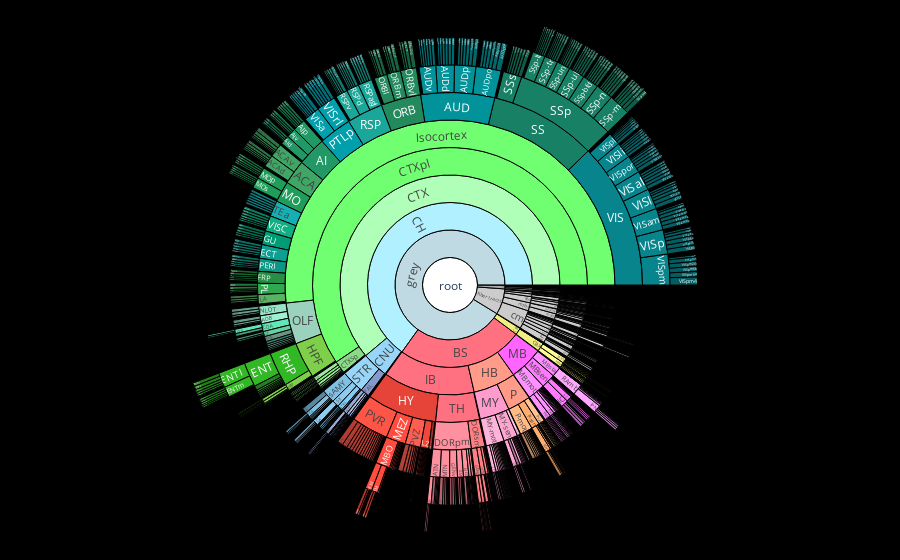

Notebook cell for this chart:
### Code cell
import json
import plotly.graph_objects as go
import pandas as pd

# Load the JSON file
with open('structures.json', 'r') as f:
    data = json.load(f)

# Read the CSV file
df = pd.read_csv('FastRefeed.csv')

# Prepare data for the tree
labels = [item['acronym'] for item in data]
parents = ['' if len(item['structure_id_path']) == 1 else next((i['acronym'] for i in data if i['id'] == item['structure_id_path'][-2])) for item in data]

# Match acronyms with count values from the CSV
counts = [df.loc[df['acronym'] == acronym, 'density (cells/mm^3)'].iloc[0] if acronym in df['acronym'].values else None for acronym in labels]

colors = ['rgb{}'.format(tuple(item['rgb_triplet'])) for item in data]

# Create a Plotly figure
fig = go.Figure(go.Sunburst(
    labels=labels,
    parents=parents,
    values=counts,  # Assign count values to the sunburst
    marker=dict(colors=colors),
    hovertemplate='<b>%{label}</b><br>density (cells/mm^3): %{value}<extra></extra>',  # Customize hover text
))

# Update the layout with black background
fig.update_layout(
    plot_bgcolor='black',
    paper_bgcolor='black',
    margin=dict(t=10, l=0, r=0, b=0)
)

fig.show()

### Figure 1 — Plotly figure (JSON) as saved in the notebook; plotly's stock layout.template omitted (floating-point values rounded to 4 significant figures; data arrays with more than 128 entries replaced by an {"elided": "..."} marker saying what was removed)
{"data": [{"hovertemplate": "<b>%{label}</b><br>density (cells/mm^3): %{value}<extra></extra>", "labels": {"elided": "1327 str values"}, "marker": {"colors": {"elided": "1327 str values"}}, "parents": {"elided": "1327 str values"}, "values": {"elided": "1327 float values"}, "type": "sunburst"}], "layout": {"margin": {"t": 10, "l": 0, "r": 0, "b": 0}, "plot_bgcolor": "black", "paper_bgcolor": "black"}}
